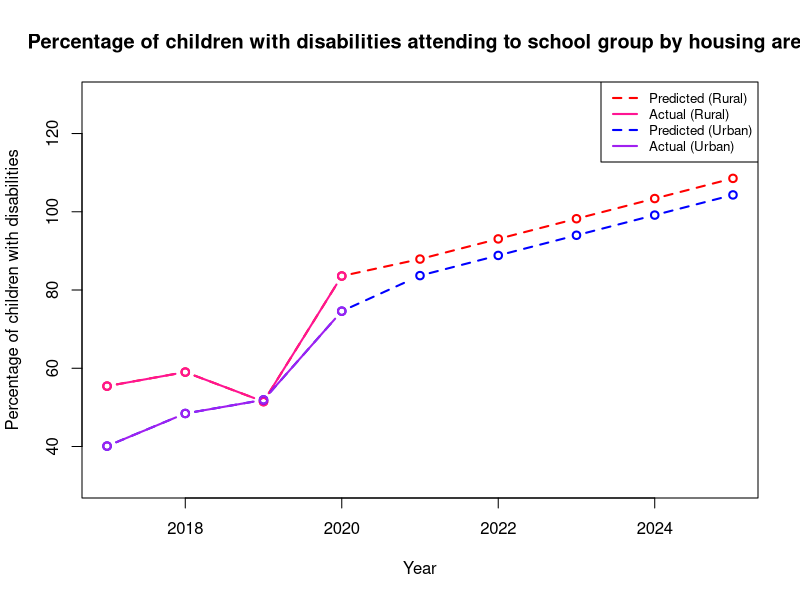
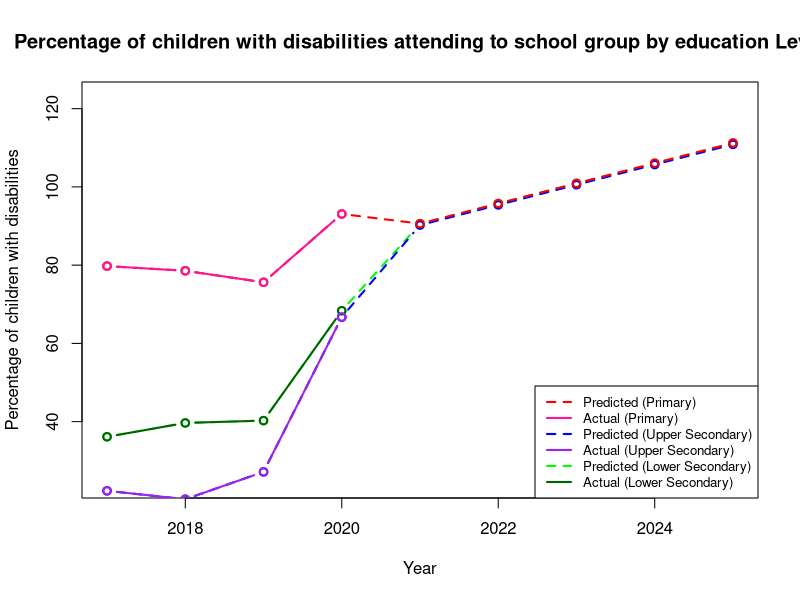
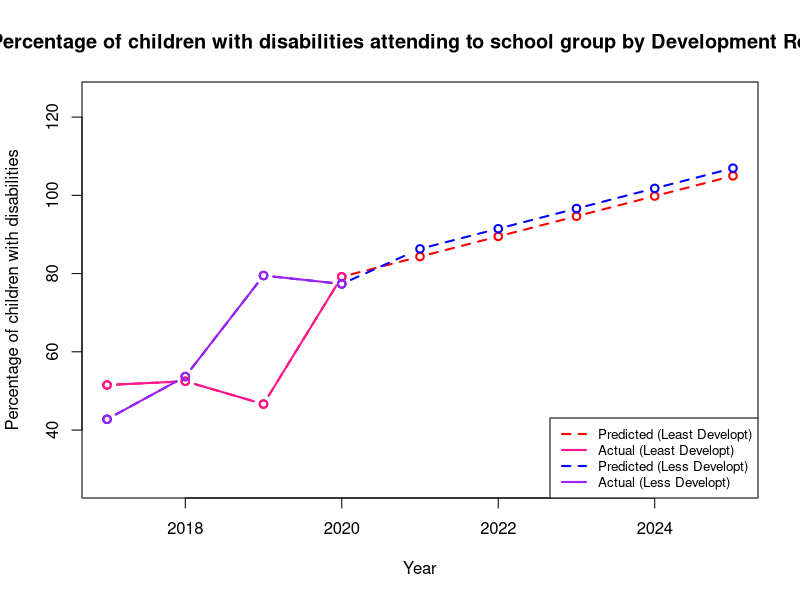

Source code (R) for these figures, in order:
library(psych)
library(caret)
library(dplyr)
library(car)
library(Metrics)

anar=read.csv("ANAR/HousingANAR.csv")
dt=subset(anar,select = c(reg,develop,level,X,
                          Total.Point.estimate,Children.without.functional.difficulties.Point.estimate,
                          Children.with.functional.difficulties.Point.estimate,Time.period))
set.seed(4)

model=lm(Children.with.functional.difficulties.Point.estimate~.,data = dt)

#need to predict percentage total and normal children depending on year
#require regression for tpe
dt_tpe=subset(dt,select = -c(Children.without.functional.difficulties.Point.estimate,Children.with.functional.difficulties.Point.estimate))
model_tpe=lm(Total.Point.estimate~.,data = dt_tpe)

#require regression for cwithout
dt_cthout=subset(dt,select = -c(Children.with.functional.difficulties.Point.estimate))
model_cthout=lm(Children.without.functional.difficulties.Point.estimate~.,data=dt_cthout)

#create prediction of ANAR
#hmph=subset(dt,select = c(X,Time.period,Children.with.functional.difficulties.Point.estimate))

insertYear=function(opt,col){
  a=b=c=d=k=0
  e=f=g=h=0

  for(k in 1:nrow(dt)){
    if(dt[k,col]==opt){
      if(dt[k,]$Time.period==2017){
        a=a+dt[k,]$Children.with.functional.difficulties.Point.estimate
        e=e+1
      }
      else if(dt[k,]$Time.period==2018){
        b=b+dt[k,]$Children.with.functional.difficulties.Point.estimate
        f=f+1
      }
      else if(dt[k,]$Time.period==2019){
        c=c+dt[k,]$Children.with.functional.difficulties.Point.estimate
        g=g+1
      }
      else{
        d=d+dt[k,]$Children.with.functional.difficulties.Point.estimate
        h=h+1
      }
    }
  }
  a=a/e
  b=b/f
  c=c/g
  d=d/h
  data.frame(
    year=c(2017:2020),
    disabled=c(a,b,c,d)
  )
}

future=function(z,y,opt,col){
  i=0
  j=0
  #set how many year to predict
  year=y
  
  for(j in 1:year){
    pred=0
    for(i in 1:nrow(filter(dt,dt[,col] == opt))) {
      #predict for each row
      re=dt[i,]$reg
      dv=dt[i,]$develop
      indi=dt[i,]$level
      house=dt[i,]$X
      
      #set year to predict
      t=z[nrow(z),]$year+1
      
      #set total estimate
      d0=data.frame(reg=re,develop=dv,level=indi,X=house,Time.period=t,interval = "confidence")
      tpe=as.double(predict(model_tpe,d0))
      
      #set cthout
      d1=data.frame(reg=re,develop=dv,level=indi,X=house,Total.Point.estimate=tpe,Time.period=t,interval = "confidence")
      cthout=as.double(predict(model_cthout,d1))
      
      newdata=data.frame(reg=re,
                         develop=dv,
                         level=indi,
                         X=house,
                         Total.Point.estimate=tpe,
                         Children.without.functional.difficulties.Point.estimate=cthout,
                         Time.period = t, interval = "confidence")
      
      pred=pred+as.double(predict(model,newdata))
    }
    meanPred=pred/nrow(filter(dt,dt[,col] == opt))
    #create data frame
    newPred=data.frame(
      year=z[nrow(z),]$year+1,
      disabled=meanPred
    )
    #insert to yearPred
    z[nrow(z) + 1,]=newPred
  }
  z
}
#predict based on housing area
yearPred_R=insertYear(1,4)
yearPred_U=insertYear(2,4)
yearPred_R<-data.frame(future(yearPred_R,5,1,4))
yearPred_U<-data.frame(future(yearPred_U,5,2,4))

plot(yearPred_U$year, yearPred_U$disabled, col="red",type = "b", lty = 2, asp = 0.05, lwd=2,
     main = "Percentage of children with disabilities attending to school group by housing area", xlab="Year",ylab="Percentage of children with disabilities")
lines(yearPred_U[1:4,]$year, yearPred_U[1:4,]$disabled, col="deeppink",type = "b", lty = 1,lwd=2)

lines(yearPred_R$year, yearPred_R$disabled, col="blue",type = "b", lty = 2,lwd=2)
lines(yearPred_R[1:4,]$year, yearPred_R[1:4,]$disabled, col="purple",type = "b", lty = 1,lwd=2)

legend("topright", legend=c("Predicted (Rural)", "Actual (Rural)","Predicted (Urban)", "Actual (Urban)"),
       col=c("red", "deeppink","blue","purple"), lty = 2:1, cex=0.8,lwd=2)

#predict based on Education Level
yearPred_P=insertYear(1,3)
yearPred_Up=insertYear(3,3)
yearPred_L=insertYear(2,3)

yearPred_P<-data.frame(future(yearPred_P,5,1,3))
yearPred_Up<-data.frame(future(yearPred_Up,5,3,3))
yearPred_L<-data.frame(future(yearPred_L,5,2,3))

plot(yearPred_L$year, yearPred_L$disabled, col="green",type = "b", lty = 2, asp = 0.05, lwd=2,
     main = "Percentage of children with disabilities attending to school group by education Level", xlab="Year",ylab="Percentage of children with disabilities")
lines(yearPred_L[1:4,]$year, yearPred_L[1:4,]$disabled, col="dark green",type = "b", lty = 1,lwd=2)

lines(yearPred_Up$year, yearPred_Up$disabled, col="blue",type = "b", lty = 2,lwd=2)
lines(yearPred_Up[1:4,]$year, yearPred_Up[1:4,]$disabled, col="purple",type = "b", lty = 1,lwd=2)

lines(yearPred_P$year, yearPred_P$disabled, col="red",type = "b", lty = 2,lwd=2)
lines(yearPred_P[1:4,]$year, yearPred_P[1:4,]$disabled, col="deeppink",type = "b", lty = 1,lwd=2)

legend("bottomright", 
       legend=c("Predicted (Primary)", "Actual (Primary)","Predicted (Upper Secondary)", "Actual (Upper Secondary)",
                "Predicted (Lower Secondary)", "Actual (Lower Secondary)"),
       col=c("red", "deeppink","blue","purple","green","dark green"), lty = 2:1, cex=0.8,lwd=2)

#predict for development region
yearPred_D1=insertYear(1,2)
yearPred_D2=insertYear(2,2)
yearPred_D3=insertYear(3,2)

#D1 has null value, predict for null value
pred=0
for(i in 1:nrow(filter(dt,dt[,2] == 1))) {
  #predict for each row
  re=dt[i,]$reg
  dv=dt[i,]$develop
  indi=dt[i,]$level
  house=dt[i,]$X
  
  #set year to predict
  t=2020
  
  #set total estimate
  d0=data.frame(reg=re,develop=dv,level=indi,X=house,Time.period=t,interval = "confidence")
  tpe=as.double(predict(model_tpe,d0))
  
  #set cthout
  d1=data.frame(reg=re,develop=dv,level=indi,X=house,Total.Point.estimate=tpe,Time.period=t,interval = "confidence")
  cthout=as.double(predict(model_cthout,d1))
  
  newdata=data.frame(reg=re,
                     develop=dv,
                     level=indi,
                     X=house,
                     Total.Point.estimate=tpe,
                     Children.without.functional.difficulties.Point.estimate=cthout,
                     Time.period = t, interval = "confidence")
  
  pred=pred+as.double(predict(model,newdata))
}
meanPred=pred/nrow(filter(dt,dt[,2] == 1))

yearPred_D1[4,2]=meanPred

#D3 has no values, predict for all
# no use -_- y=5
# for(j in 1:(nrow(yearPred_D3)+y)){
#   pred=0
#   for(i in 1:nrow(dt)) {
#     #predict for each row
#     re=dt[i,]$reg
#     dv=3
#     indi=dt[i,]$level
#     house=dt[i,]$X
#     
#     #set year to predict
#     t=2016+j
#     
#     #set total estimate
#     d0=data.frame(reg=re,develop=dv,level=indi,X=house,Time.period=t,interval = "confidence")
#     tpe=as.double(predict(model_tpe,d0))
#     
#     #set cthout
#     d1=data.frame(reg=re,develop=dv,level=indi,Total.Point.estimate=tpe,X=house,Time.period=t,interval = "confidence")
#     cthout=as.double(predict(model_cthout,d1))
#     
#     newdata=data.frame(reg=re,
#                        develop=dv,
#                        level=indi,
#                        X=house,
#                        Total.Point.estimate=tpe,
#                        Children.without.functional.difficulties.Point.estimate=cthout,
#                        Time.period = t, interval = "confidence")
#     
#     pred=pred+as.double(predict(model,newdata))
#   }
#   meanPred=pred/nrow(dt)
# 
#   if(j<=4)
#     yearPred_D3[j,2]=meanPred
#   else
#     yearPred_D3[j,]=data.frame(year=t,disabled=meanPred)
# }

yearPred_D1<-data.frame(future(yearPred_D1,5,1,2))
yearPred_D2<-data.frame(future(yearPred_D2,5,2,2))

plot(yearPred_D1$year, yearPred_D1$disabled, col="red",type = "b", lty = 2, asp = 0.05, lwd=2,
     main = "Percentage of children with disabilities attending to school group by Development Region", xlab="Year",ylab="Percentage of children with disabilities")
lines(yearPred_D1[1:4,]$year, yearPred_D1[1:4,]$disabled, col="deeppink",type = "b", lty = 1,lwd=2)

lines(yearPred_D2$year, yearPred_D2$disabled, col="blue",type = "b", lty = 2,lwd=2)
lines(yearPred_D2[1:4,]$year, yearPred_D2[1:4,]$disabled, col="purple",type = "b", lty = 1,lwd=2)

lines(yearPred_D3$year, yearPred_D3$disabled, col="green",type = "b", lty = 2,lwd=2)
lines(yearPred_D3[1:4,]$year, yearPred_D3[1:4,]$disabled, col="dark green",type = "b", lty = 1,lwd=2)

legend("bottomright", legend=c("Predicted (Least Developt)", "Actual (Least Developt)","Predicted (Less Developt)", "Actual (Less Developt)"),
       col=c("red", "deeppink","blue","purple"), lty = 2:1, cex=0.8,lwd=2)
